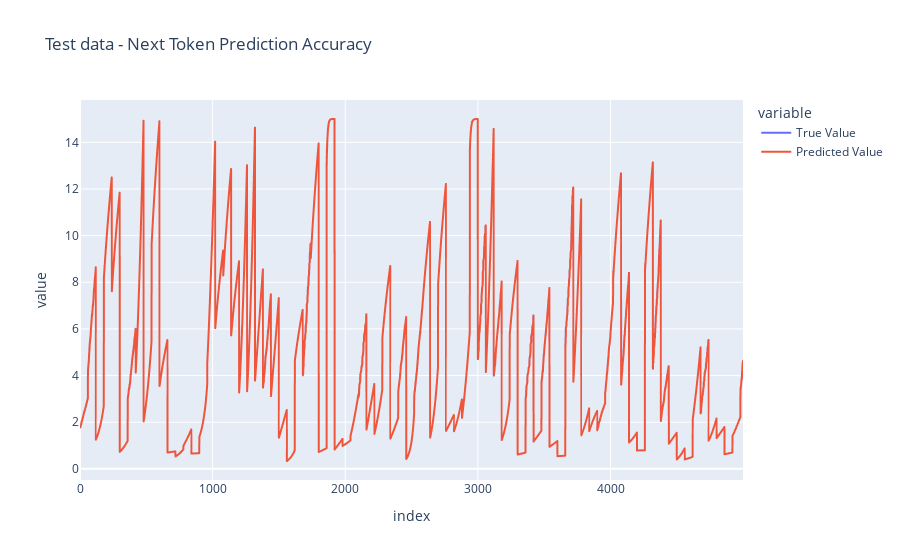

The cell this chart's notebook holds for it:
### Markdown cell above
# test model loading from local file

### Code cell
from safetensors.torch import load_model
import json
with open("degradation_transformer_model_config.json", "rb") as f:
    model_params=json.load(f)

model1 = DegradationTransformer(vocab_size=model_params['vocab_size'], 
                                context_window=model_params['context_window'], 
                               embedding_dim=model_params['embedding_dim'], 
                               num_heads=model_params['num_heads'],
                                 num_blocks=model_params['num_blocks'])
load_model(model1, "degradation_transformer_model.safetensors")
model1.eval()
learner1 = Learner(model1, optim=None, loss_func=None, 
                  train_loader=None, test_loader=None, cbs=[])

y_predict = learner1.predict(x_batch, num_periods=1)[:, -1]


df=pd.DataFrame([y_batch, y_predict]).T
df.columns = ['True Value', 'Predicted Value']
fig = px.line(df, labels={ 'x':['Predicted Value','Predicted Value']}, title='Test data - Next Token Prediction Accuracy')
fig.show()

### Figure 1 — Plotly figure (JSON) as saved in the notebook; plotly's stock layout.template omitted (floating-point values rounded to 4 significant figures; data arrays with more than 128 entries replaced by an {"elided": "..."} marker saying what was removed)
{"data": [{"hovertemplate": "variable=True Value<br>index=%{x}<br>value=%{y}<extra></extra>", "legendgroup": "True Value", "line": {"color": "#636efa", "dash": "solid"}, "marker": {"symbol": "circle"}, "mode": "lines", "name": "True Value", "showlegend": true, "type": "scattergl", "x": {"elided": "5000 int values"}, "xaxis": "x", "y": {"elided": "5000 float values"}, "yaxis": "y"}, {"hovertemplate": "variable=Predicted Value<br>index=%{x}<br>value=%{y}<extra></extra>", "legendgroup": "Predicted Value", "line": {"color": "#EF553B", "dash": "solid"}, "marker": {"symbol": "circle"}, "mode": "lines", "name": "Predicted Value", "showlegend": true, "type": "scattergl", "x": {"elided": "5000 int values"}, "xaxis": "x", "y": {"elided": "5000 float values"}, "yaxis": "y"}], "layout": {"legend": {"title": {"text": "variable"}, "tracegroupgap": 0}, "title": {"text": "Test data - Next Token Prediction Accuracy"}, "xaxis": {"anchor": "y", "domain": [0, 1], "title": {"text": "index"}}, "yaxis": {"anchor": "x", "domain": [0, 1], "title": {"text": "value"}}}}
